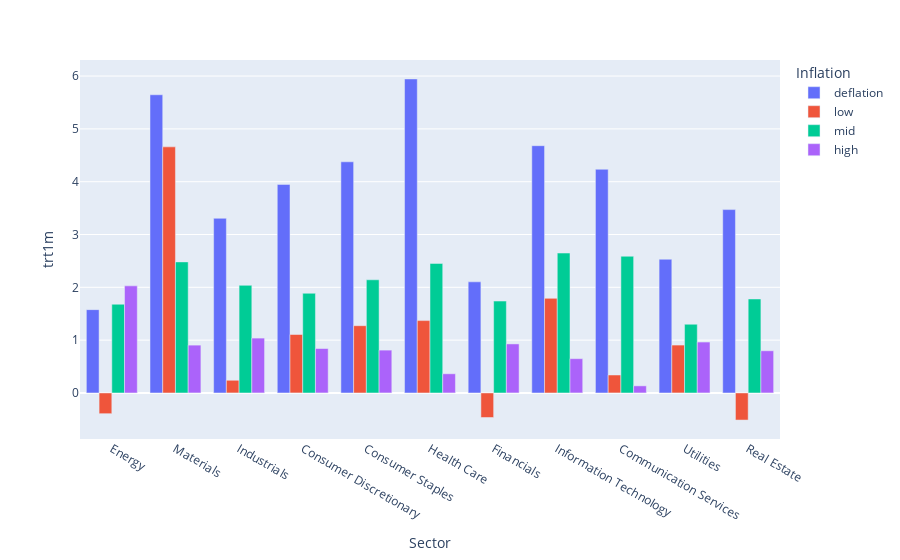

Notebook code cell kept with this figure:
### Code cell
import plotly.express as px

fig = px.bar(sector_df, x="Sector", y="trt1m", color="Inflation", barmode="group")
fig.show()

### Figure 1 — Plotly figure (JSON) as saved in the notebook; plotly's stock layout.template omitted (floating-point values rounded to 4 significant figures)
{"data": [{"alignmentgroup": "True", "hovertemplate": "Inflation=deflation<br>Sector=%{x}<br>trt1m=%{y}<extra></extra>", "legendgroup": "deflation", "marker": {"color": "#636efa", "pattern": {"shape": ""}}, "name": "deflation", "offsetgroup": "deflation", "orientation": "v", "showlegend": true, "textposition": "auto", "type": "bar", "x": ["Energy", "Materials", "Industrials", "Consumer Discretionary", "Consumer Staples", "Health Care", "Financials", "Information Technology", "Communication Services", "Utilities", "Real Estate"], "xaxis": "x", "y": [1.578, 5.646, 3.307, 3.949, 4.377, 5.946, 2.104, 4.682, 4.235, 2.532, 3.472], "yaxis": "y"}, {"alignmentgroup": "True", "hovertemplate": "Inflation=low<br>Sector=%{x}<br>trt1m=%{y}<extra></extra>", "legendgroup": "low", "marker": {"color": "#EF553B", "pattern": {"shape": ""}}, "name": "low", "offsetgroup": "low", "orientation": "v", "showlegend": true, "textposition": "auto", "type": "bar", "x": ["Energy", "Materials", "Industrials", "Consumer Discretionary", "Consumer Staples", "Health Care", "Financials", "Information Technology", "Communication Services", "Utilities", "Real Estate"], "xaxis": "x", "y": [-0.3927, 4.66, 0.24, 1.107, 1.273, 1.37, -0.465, 1.791, 0.3398, 0.9064, -0.5133], "yaxis": "y"}, {"alignmentgroup": "True", "hovertemplate": "Inflation=mid<br>Sector=%{x}<br>trt1m=%{y}<extra></extra>", "legendgroup": "mid", "marker": {"color": "#00cc96", "pattern": {"shape": ""}}, "name": "mid", "offsetgroup": "mid", "orientation": "v", "showlegend": true, "textposition": "auto", "type": "bar", "x": ["Energy", "Materials", "Industrials", "Consumer Discretionary", "Consumer Staples", "Health Care", "Financials", "Information Technology", "Communication Services", "Utilities", "Real Estate"], "xaxis": "x", "y": [1.68, 2.481, 2.038, 1.887, 2.143, 2.453, 1.74, 2.649, 2.588, 1.301, 1.779], "yaxis": "y"}, {"alignmentgroup": "True", "hovertemplate": "Inflation=high<br>Sector=%{x}<br>trt1m=%{y}<extra></extra>", "legendgroup": "high", "marker": {"color": "#ab63fa", "pattern": {"shape": ""}}, "name": "high", "offsetgroup": "high", "orientation": "v", "showlegend": true, "textposition": "auto", "type": "bar", "x": ["Energy", "Materials", "Industrials", "Consumer Discretionary", "Consumer Staples", "Health Care", "Financials", "Information Technology", "Communication Services", "Utilities", "Real Estate"], "xaxis": "x", "y": [2.028, 0.9053, 1.038, 0.841, 0.8111, 0.3631, 0.9283, 0.649, 0.1343, 0.964, 0.7985], "yaxis": "y"}], "layout": {"barmode": "group", "legend": {"title": {"text": "Inflation"}, "tracegroupgap": 0}, "margin": {"t": 60}, "xaxis": {"anchor": "y", "domain": [0, 1], "title": {"text": "Sector"}}, "yaxis": {"anchor": "x", "domain": [0, 1], "title": {"text": "trt1m"}}}}
